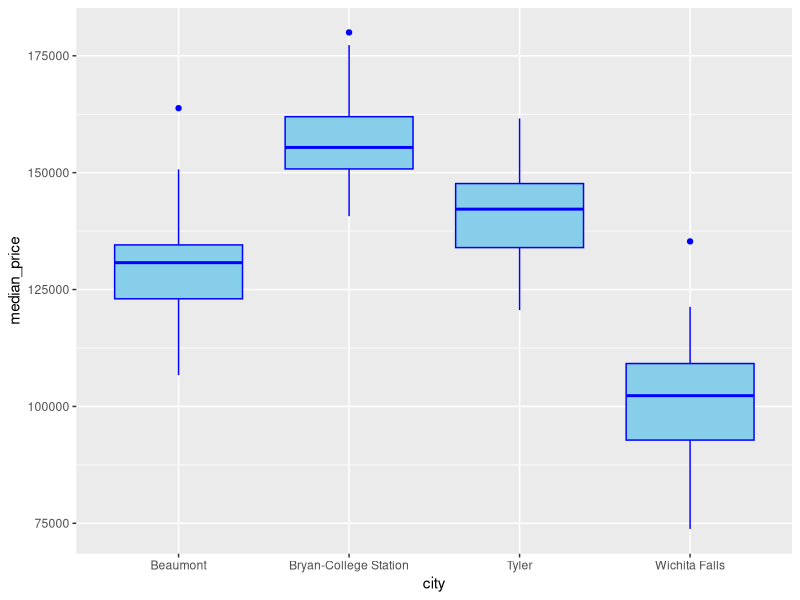
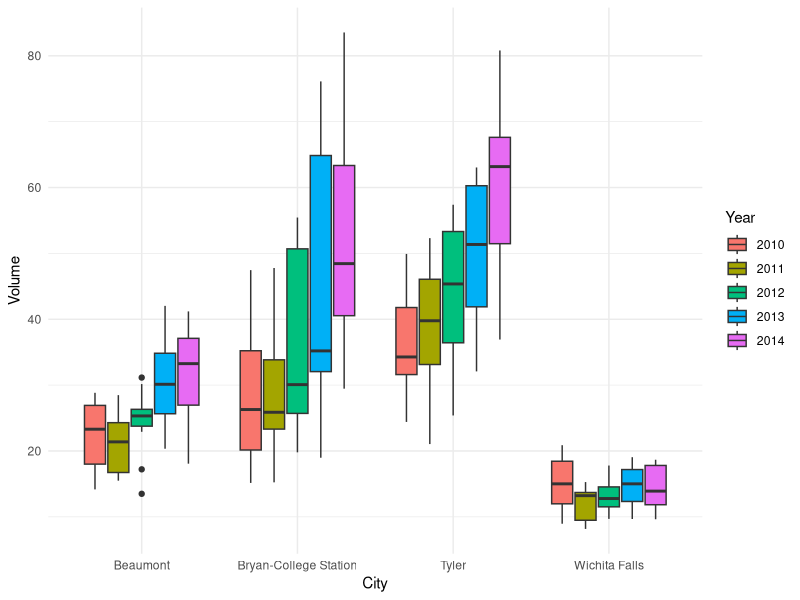
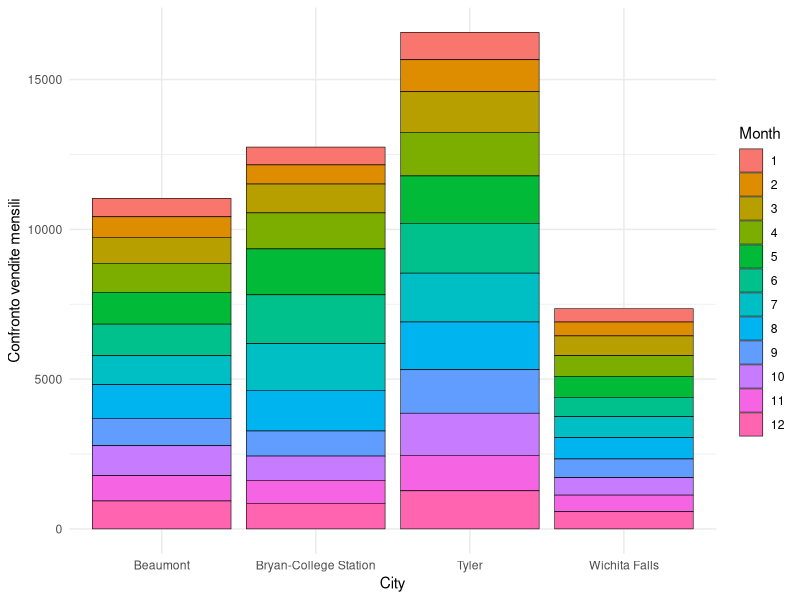
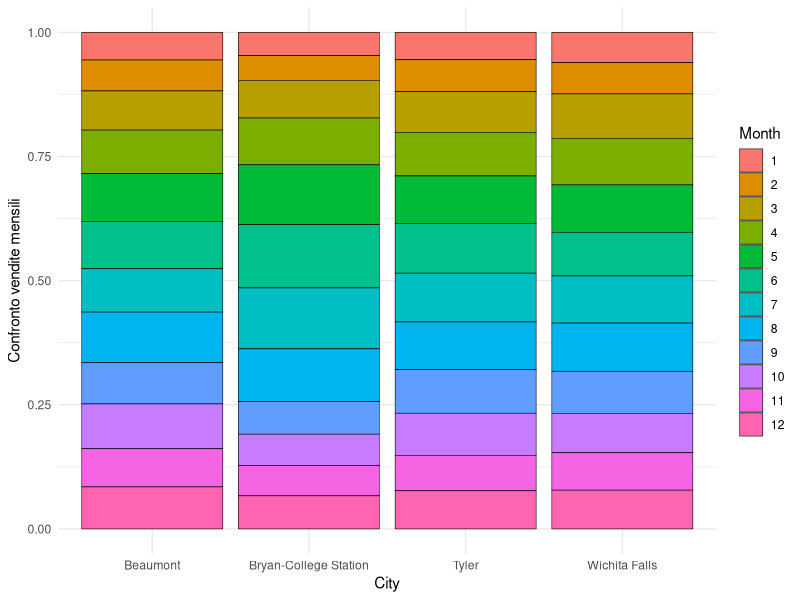
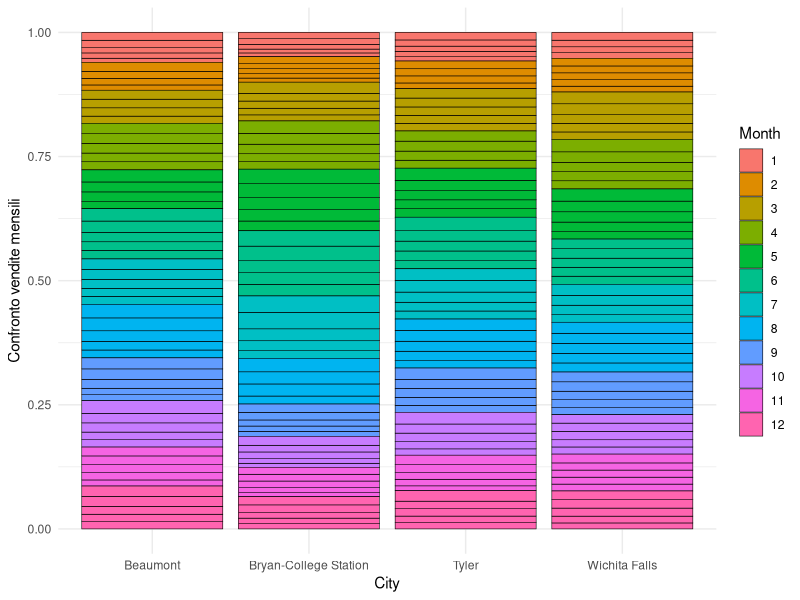
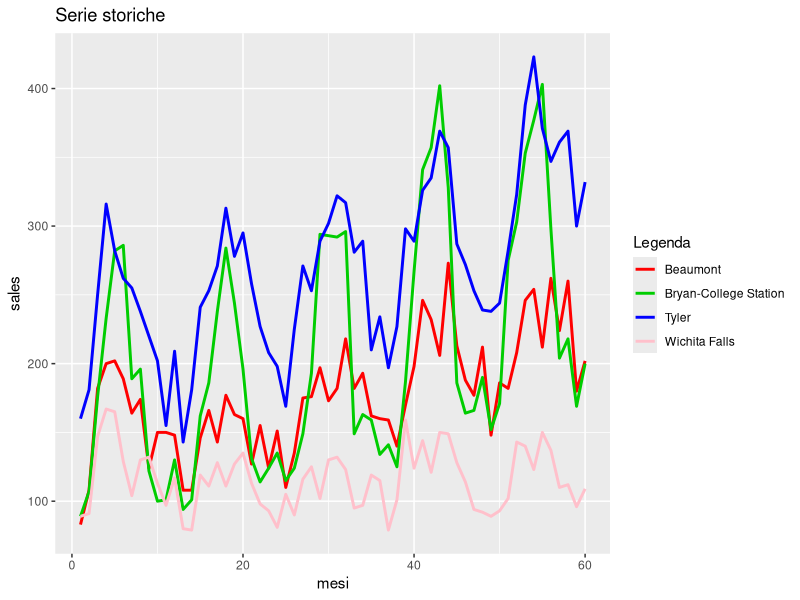

Reproduce these figures in R, in order.
#Seconda parte del progetto

install.packages("ggplot2")
install.packages("dplyr")

library("ggplot2")

# 1) 

RealEstateTexax_Dataframe = read.csv("Real Estate Texas.csv")
attach(RealEstateTexax_Dataframe)

ggplot(data = RealEstateTexax_Dataframe) +
  geom_boxplot( aes(x = city, y = median_price ), fill="skyblue", color = "blue", lwd = 0.5)

# in generale le 4 distribuzioni di prezzo sembrano essere abbastanza simmetriche, con quella relativa alla city Tyler che presenta la maggior simmetria tra le 4
# le case con il median price  più alto si trovano a Bryan-College Station e quelle con quello più basso a Wichita Falls
# le case con i median price più variabili sembrano trovarsi a Wichita Falls, dato ricavato osservando la maggior ampiezza del range interquantile rispetto agli altri e anche dalla maggior lunghezza delle code, considerando anche gli outliers



# 2)

ggplot(data = RealEstateTexax_Dataframe) +
       geom_boxplot(aes(x = city, y = volume, fill = as.factor(year))) +  #as.factor() -> per trasformare variabile integer in categorica
       labs(x = "City", y = "Volume", fill = "Year") +
       theme_minimal()

# il volume totale delle vendite a Wichita Falls è il più basso tra tutti e non presenta trend, si è infatti mosso all'interno di un range orizzontale. Anche la varianza è rimasta costante negli anni. 
# per le altre città invece si può notare un movimento direzionale, meno evidente per Beaumount, mentre molto in vista per le restanti 2.
# Oltre ad avere un trend positivo per quanto riguarda il volume delle vendite , Bryan-College Station e Tyler presentano anche un trend positivo per quanto riguarda la variabilità, la quale infatti è aumentata al passare degli anni.
# Dal grafico si può giungere quindi alla conclusione che negli ultimi anni l'interesse per l'acquisto di una casa a Bryan-College Station o a Tyler è aumentato in maniera significativa, leggermente a Beaumount e per nulla a Wichita falls.



# 3)

library("dplyr")

totale_vendite_mensili <- RealEstateTexax_Dataframe %>% 
  group_by(city, month) %>%
  summarise(totale_vendite = sum(sales, .groups=month, na.rm = TRUE))

totale_vendite_mensili


ggplot(data = totale_vendite_mensili) +
  geom_bar( aes(x = city,  y = totale_vendite_mensili$totale_vendite, fill = as.factor(month)),
            position = "stack", stat = "identity", col = "black", lwd = 0.2) +  
  labs(x = "City", y = "Confronto vendite mensili") +
  scale_fill_discrete(name = "Month") +
  theme_minimal()


# dal grafico a barre sovrapposte si può notare come le vendite nella città di Beaumount e  Wichita Falls siano state più o meno costanti durante tutti i mesi.
# mentre per le città di Bryan-College Station e Tyler sembra che le vendite siano maggiore durante i mesi primaverilie ed estivi piuttosto che gli altri.
# inoltre il numero totale di vendite è maggiore nella città di Tyler e a seguire in Bryan-College Station, Beaumount e  Wichita Falls.


#grafico a barre sovrapposte normalizzato

ggplot(data = totale_vendite_mensili) +
  geom_bar( aes(x = city,  y = totale_vendite_mensili$totale_vendite, fill = as.factor(month)),
            position = "fill", stat = "identity", col = "black", lwd = 0.2) +  
  labs(x = "City", y = "Confronto vendite mensili") +
  scale_fill_discrete(name = "Month") +
  theme_minimal()

# PRO LEVEL

ggplot(data = RealEstateTexax_Dataframe["sales"]) +
  geom_bar( aes(x = city,  y = sales, fill = as.factor(month), col = "grey", lwd = 1),
            position = "fill", stat = "sum", col = "black", lwd = 0.2) +  
  labs(x = "City", y = "Confronto vendite mensili") +
  scale_fill_discrete(name = "Month") +
  theme_minimal()




# 4)


dati_Beaumont <- filter(RealEstateTexax_Dataframe, city == "Beaumont")
dati_Bryan_college <- filter(RealEstateTexax_Dataframe, city == "Bryan-College Station")
dati_Tyler <- filter(RealEstateTexax_Dataframe, city == "Tyler")
dati_Wichita <- filter(RealEstateTexax_Dataframe, city == "Wichita Falls")


dati_Beaumont <- dati_Beaumont %>%
  rename_with(~paste0("Beaumont_", .), everything())

dati_Bryan_college <- dati_Bryan_college %>%
  rename_with(~paste0("Bryan_college_", .), everything())

dati_Tyler <- dati_Tyler %>%
  rename_with(~paste0("Tyler_", .), everything())

dati_Wichita <- dati_Wichita %>%
  rename_with(~paste0("Wichita_", .), everything())



new_dataframe = as.data.frame(cbind(dati_Beaumont, dati_Bryan_college, dati_Tyler, dati_Wichita))

attach(new_dataframe)
                                    # NOTA: un' istruzione che mi ritorna elementi non ripetuti da una colonna posso usare: unique(nome_colonna). Nel caso di year ritornerà i valori 2010, 2022, 2012, 2013, 2014
ggplot(data = new_dataframe)+
  geom_line(aes(x = seq(1,60,1), y = Beaumont_sales, col="Beaumont"), lwd=1)+
  geom_line(aes(x = seq(1,60,1), y = Bryan_college_sales, col="Bryan-College Station"), lwd=1)+
  geom_line(aes(x = seq(1,60,1), y = Tyler_sales, col="Tyler"), lwd=1)+
  geom_line(aes(x = seq(1,60,1), y = Wichita_sales, col="Wichita Falls"), lwd=1)+
  labs(x="mesi",
       y="sales",
       title="Serie storiche")+
    scale_color_manual(
      name   = 'Legenda',
      breaks = c('Beaumont', 'Bryan-College Station', 'Tyler', 'Wichita Falls'),
      values = c("red", "green3", "blue", "pink"),
      labels = c('Beaumont', 'Bryan-College Station', 'Tyler', 'Wichita Falls'))

# Wichita Falls non ha subito incrementi nelle vendite negli anni e la sua bìvariabilità è rimasta la stessa
# Beaumont ha visto un aumento nelle vendite col passare degli anni ma non della variabilita  
# Al contratio invece Bryan-College Station, Tyler hanno visto, col passare degli anni, sia un aumento nella quantità delle vendite sia della loro stessa variabilità
# città con meno vendite (in media): Wichita Falls
# città con più vendite (in media): Tyler